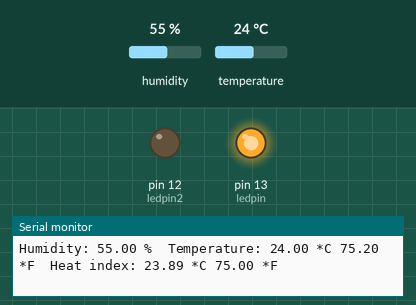
A sketch run on a simulated Arduino Uno, built with avr-gcc and run on an emulated ATmega328P. Parts: output pins drawn as LEDs (lit = HIGH), the last lines printed to the serial monitor. The test bench sets the inputs (shaded band); at power-on: temperature 24 °C, humidity 55 %.

Above: at 4.8 s.
4.9 s: temperature set to 27 °C
7.9 s: temperature set to 30 °C
At 9.2 s:
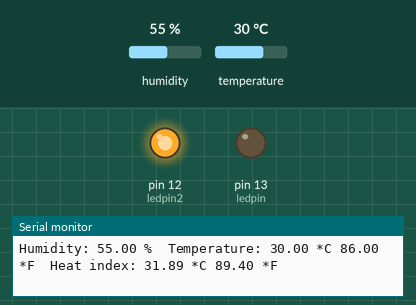
10.9 s: temperature set to 12 °C
At 12.7 s:
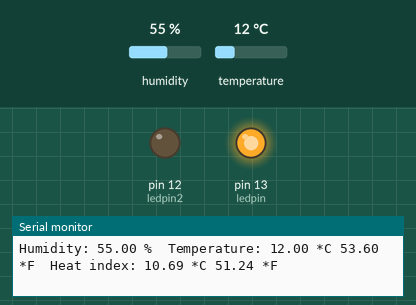
13.9 s: temperature set to 41 °C
At 14.6 s:
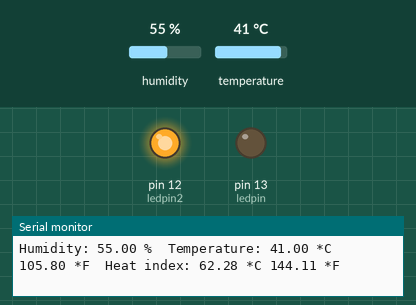
Timing chart, 0 to 16.9 s (numbered marks = the images above; inputs shaded):
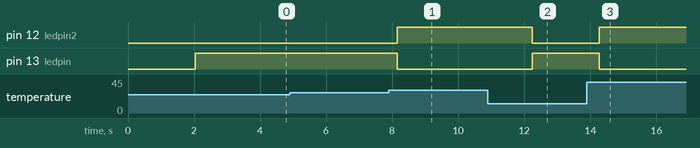

The sketch:

DHT-light.ino
```cpp
#include "DHT.h"

#define DHTPIN 4
#define ledpin 13
#define ledpin2 12

#define DHTTYPE DHT11   // DHT 11
//#define DHTTYPE DHT22   // DHT 22  (AM2302), AM2321
//#define DHTTYPE DHT21   // DHT 21 (AM2301)


DHT dht(DHTPIN, DHTTYPE);

void setup() {
  Serial.begin(9600);
  Serial.println("DHTxx test!");
  pinMode(13,OUTPUT);
  pinMode(12,OUTPUT);
  dht.begin();
}

void loop() {
  // Wait a few seconds between measurements.
  delay(2000);

  // Reading temperature or humidity takes about 250 milliseconds!
  // Sensor readings may also be up to 2 seconds 'old' (its a very slow sensor)
  float h = dht.readHumidity();
  // Read temperature as Celsius (the default)
  float t = dht.readTemperature();
  // Read temperature as Fahrenheit (isFahrenheit = true)
  float f = dht.readTemperature(true);

  // Check if any reads failed and exit early (to try again).
  if (isnan(h) || isnan(t) || isnan(f)) {
    Serial.println("Failed to read from DHT sensor!");
    return;
  }

  // Compute heat index in Fahrenheit (the default)
  float hif = dht.computeHeatIndex(f, h);
  // Compute heat index in Celsius (isFahreheit = false)
  float hic = dht.computeHeatIndex(t, h, false);

  Serial.print("Humidity: ");
  Serial.print(h);
  Serial.print(" %\t");
  Serial.print("Temperature: ");
  Serial.print(t);
  Serial.print(" *C ");
  Serial.print(f);
  Serial.print(" *F\t");
  Serial.print("Heat index: ");
  Serial.print(hic);
  Serial.print(" *C ");
  Serial.print(hif);
  Serial.println(" *F");

  if(t <= 28)
  {digitalWrite(13,HIGH);
  digitalWrite(12,LOW);
  }

  if (t > 28)
  {digitalWrite(13,LOW);
  digitalWrite(12,HIGH);
  }
}
```

Measured:
- the behaviour switches between 28 and 29 °C on temperature (found by bisection; images 0 and 1)
- after the input at 7.9 s, pin 12 (ledpin2): LOW → HIGH after 0.26 s; pin 13 (ledpin): HIGH → LOW after 0.26 s
- after the input at 10.9 s, pin 12 (ledpin2): HIGH → LOW after 1.3 s; pin 13 (ledpin): LOW → HIGH after 1.3 s
- after the input at 13.9 s, pin 12 (ledpin2): LOW → HIGH after 0.38 s; pin 13 (ledpin): HIGH → LOW after 0.38 s
